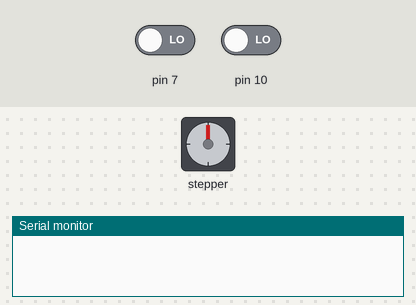
Recording of a sketch running on a simulated Arduino Uno, built with avr-gcc and run on an emulated ATmega328P. Shown: stepper motor, the last lines printed to the serial monitor. Wiring (inferred from the names in the program): stepper motor driver (200 steps per turn assumed): step pin 5; direction pin 4. The test bench sets the inputs (shaded band); at power-on: pin 7 LOW, pin 10 LOW.

Above: at 1.2 s.
1.3 s: pin 7 driven HIGH
At 1.69 s:
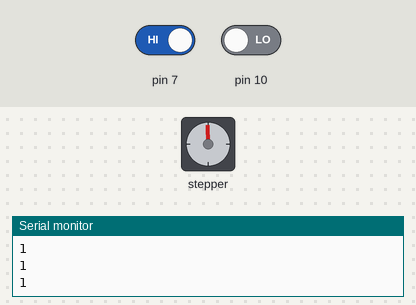
At 2.29 s:
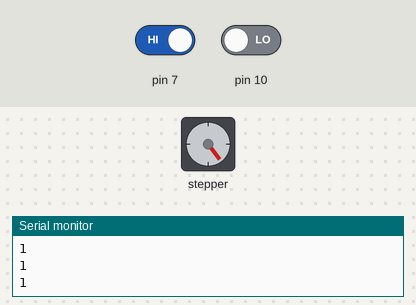
4.3 s: pin 7 driven LOW and pin 10 driven HIGH
7.3 s: pin 10 driven LOW
At 7.3 s:
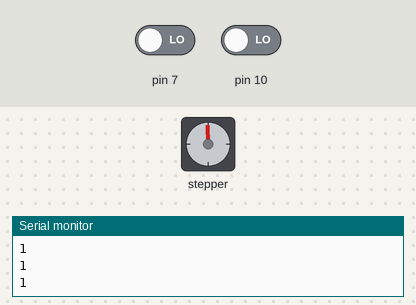
Timing chart, 0 to 10.3 s (numbered marks = the images above; inputs shaded):
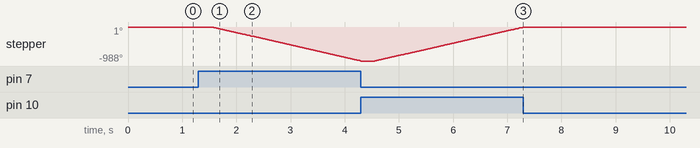

The sketch:

Zavrsni.ino
```cpp
int dirPin = 4; // D4 na arduinu
int stepPin = 5; // D5 na arduinu

int brojac=0;
int brojack = 0;


void setup() {
  pinMode(10, INPUT);
  pinMode(7,INPUT);


pinMode(dirPin, OUTPUT);
 pinMode(stepPin, OUTPUT);
 Serial.begin(9600); //Broj bitova u sekundi


}


/////////////////////////////////


void korak(int k)
{
  if(k==1)
digitalWrite(dirPin, HIGH);
else
digitalWrite(dirPin, LOW);

digitalWrite(stepPin, HIGH);

delay(3);

digitalWrite(stepPin, LOW);

delay(2);


  }

  void krug(int k)
{
  if(k==1)
digitalWrite(dirPin, HIGH);
else
digitalWrite(dirPin, LOW);


digitalWrite(stepPin, HIGH);

delay(3);

digitalWrite(stepPin, LOW);

delay(2);

  }


//////////////////////////////////////////////////////
void loop(){

while(digitalRead(10))
{

  for(brojac; brojac<100; brojac++){

    if(digitalRead(10)==1)
    {

      Serial.println(digitalRead(10));

      }
      else
      {
        krug(1);
        brojac = 110;
        }


     delay(1);
    }

     korak(1);


}


brojac = 0;

while(digitalRead(7))
{

  for(brojack; brojack<100; brojack++){

    if(digitalRead(7)==1)
    {

      Serial.println(digitalRead(7));

      }
      else
      {
        krug(0);
        brojack = 110;
        }


     delay(1);
    }

     korak(0);


}


brojack = 0;


}
```

Measured:
- after the input at 1.3 s, stepper: keeps turning counter-clockwise at about 359°/s, starting after 0.25 s
- after the input at 7.3 s, stepper: stops changing and stays -1°
